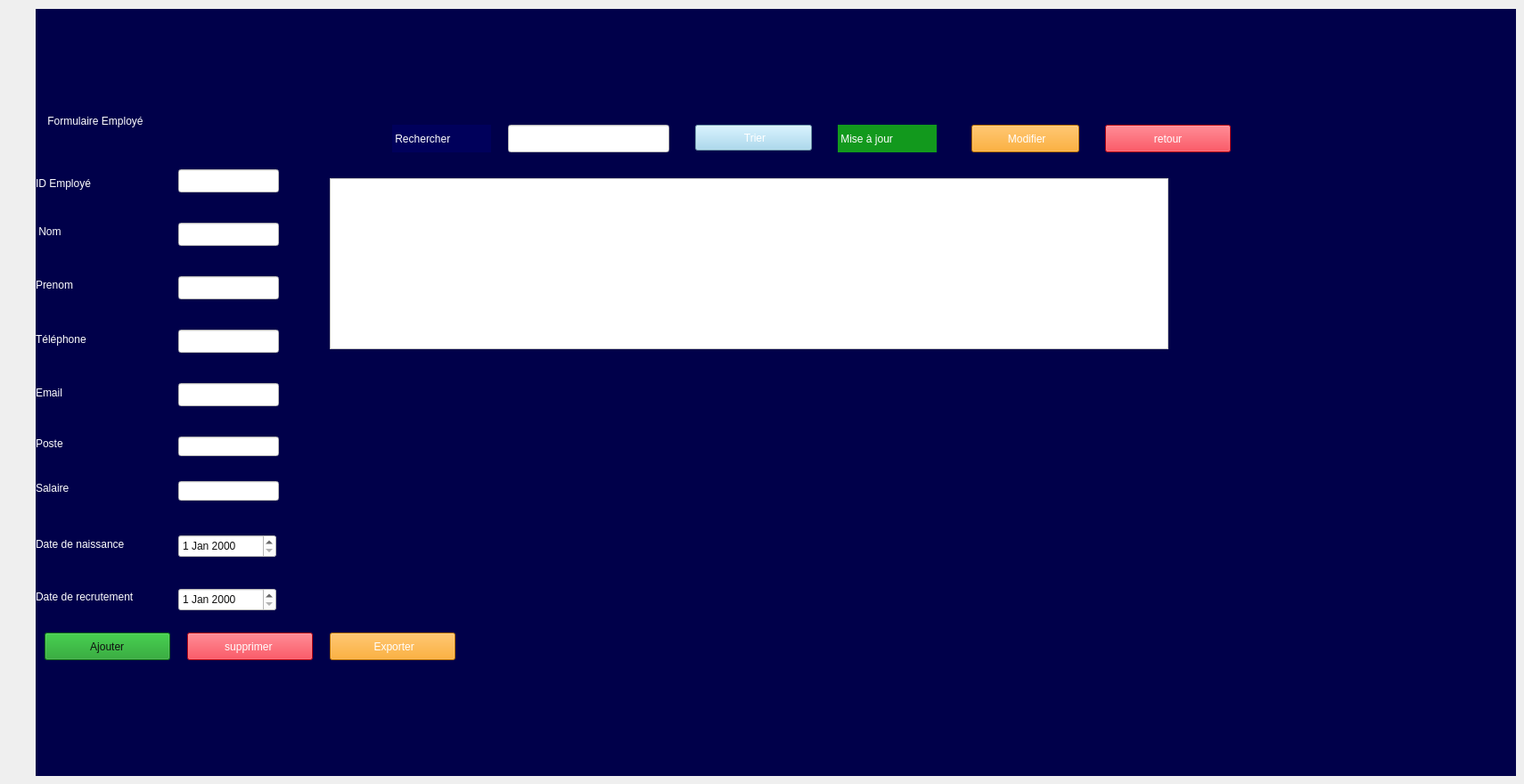
    <widget class="QWidget" name="menu_employe">
     <widget class="QStackedWidget" name="stackedWidget_2">
      <property name="geometry">
       <rect>
        <x>40</x>
        <y>10</y>
        <width>1661</width>
        <height>861</height>
       </rect>
      </property>
      <property name="styleSheet">
       <string notr="true">color: rgb(15, 15, 15);
background-color: rgb(0, 0, 74);</string>
      </property>
      <property name="currentIndex">
       <number>0</number>
      </property>
      <widget class="QWidget" name="page_4">
       <widget class="QLabel" name="label_22">
        <property name="geometry">
         <rect>
          <x>0</x>
          <y>240</y>
          <width>63</width>
          <height>20</height>
         </rect>
        </property>
        <property name="styleSheet">
         <string notr="true">color: rgb(255, 255, 255);
</string>
        </property>
        <property name="text">
         <string> Nom </string>
        </property>
       </widget>
       <widget class="QLabel" name="label_23">
        <property name="geometry">
         <rect>
          <x>0</x>
          <y>580</y>
          <width>181</width>
          <height>41</height>
         </rect>
        </property>
        <property name="styleSheet">
         <string notr="true">color: rgb(255, 255, 255);</string>
        </property>
        <property name="text">
         <string>Date de naissance </string>
        </property>
       </widget>
       <widget class="QLineEdit" name="lineEdit_8">
        <property name="geometry">
         <rect>
          <x>160</x>
          <y>300</y>
          <width>113</width>
          <height>26</height>
         </rect>
        </property>
        <property name="styleSheet">
         <string notr="true">color: rgb(15, 15, 15);
background-color: rgb(255, 255, 255);
</string>
        </property>
       </widget>
       <widget class="QLineEdit" name="lineEdit_recherche_2">
        <property name="geometry">
         <rect>
          <x>530</x>
          <y>130</y>
          <width>181</width>
          <height>31</height>
         </rect>
        </property>
        <property name="styleSheet">
         <string notr="true">color: rgb(15, 15, 15);
background-color: rgb(255, 255, 255);</string>
        </property>
       </widget>
       <widget class="QLineEdit" name="lineEdit_2">
        <property name="geometry">
         <rect>
          <x>160</x>
          <y>180</y>
          <width>113</width>
          <height>26</height>
         </rect>
        </property>
        <property name="styleSheet">
         <string notr="true">color: rgb(15, 15, 15);
background-color: rgb(255, 255, 255);</string>
        </property>
       </widget>
       <widget class="QLineEdit" name="lineEdit_email_2">
        <property name="geometry">
         <rect>
          <x>160</x>
          <y>420</y>
          <width>113</width>
          <height>26</height>
         </rect>
        </property>
        <property name="styleSheet">
         <string notr="true">color: rgb(15, 15, 15);
background-color: rgb(255, 255, 255);
</string>
        </property>
       </widget>
       <widget class="QLabel" name="label_24">
        <property name="geometry">
         <rect>
          <x>0</x>
          <y>410</y>
          <width>91</width>
          <height>41</height>
         </rect>
        </property>
        <property name="styleSheet">
         <string notr="true">color: rgb(255, 255, 255);
</string>
        </property>
        <property name="text">
         <string>Email  </string>
        </property>
       </widget>
       <widget class="QPushButton" name="pushButton_5">
        <property name="geometry">
         <rect>
          <x>10</x>
          <y>700</y>
          <width>141</width>
          <height>31</height>
         </rect>
        </property>
        <property name="styleSheet">
         <string notr="true"> background-color: rgb(18, 153, 29);</string>
        </property>
        <property name="text">
         <string> Ajouter </string>
        </property>
       </widget>
       <widget class="QLabel" name="label_25">
        <property name="geometry">
         <rect>
          <x>0</x>
          <y>300</y>
          <width>71</width>
          <height>20</height>
         </rect>
        </property>
        <property name="styleSheet">
         <string notr="true">color: rgb(255, 255, 255);
</string>
        </property>
        <property name="text">
         <string>Prenom</string>
        </property>
       </widget>
       <widget class="QLabel" name="label_26">
        <property name="geometry">
         <rect>
          <x>0</x>
          <y>170</y>
          <width>101</width>
          <height>51</height>
         </rect>
        </property>
        <property name="palette">
         <palette>
          <active>
           <colorrole role="WindowText">
            <brush brushstyle="SolidPattern">
             <color alpha="255">
              <red>255</red>
              <green>255</green>
              <blue>255</blue>
             </color>
            </brush>
           </colorrole>
           <colorrole role="Button">
            <brush brushstyle="SolidPattern">
             <color alpha="255">
              <red>0</red>
              <green>0</green>
              <blue>74</blue>
             </color>
            </brush>
           </colorrole>
           <colorrole role="Text">
            <brush brushstyle="SolidPattern">
             <color alpha="255">
              <red>255</red>
              <green>255</green>
              <blue>255</blue>
             </color>
            </brush>
           </colorrole>
           <colorrole role="ButtonText">
            <brush brushstyle="SolidPattern">
             <color alpha="255">
              <red>255</red>
              <green>255</green>
              <blue>255</blue>
             </color>
            </brush>
           </colorrole>
           <colorrole role="Base">
            <brush brushstyle="SolidPattern">
             <color alpha="255">
              <red>0</red>
              <green>0</green>
              <blue>74</blue>
             </color>
            </brush>
           </colorrole>
           <colorrole role="Window">
            <brush brushstyle="SolidPattern">
             <color alpha="255">
              <red>0</red>
              <green>0</green>
              <blue>74</blue>
             </color>
            </brush>
           </colorrole>
           <colorrole role="PlaceholderText">
            <brush brushstyle="SolidPattern">
             <color alpha="128">
              <red>255</red>
              <green>255</green>
              <blue>255</blue>
             </color>
            </brush>
           </colorrole>
          </active>
          <inactive>
           <colorrole role="WindowText">
            <brush brushstyle="SolidPattern">
             <color alpha="255">
              <red>255</red>
              <green>255</green>
              <blue>255</blue>
             </color>
            </brush>
           </colorrole>
           <colorrole role="Button">
            <brush brushstyle="SolidPattern">
             <color alpha="255">
              <red>0</red>
              <green>0</green>
              <blue>74</blue>
             </color>
            </brush>
           </colorrole>
           <colorrole role="Text">
            <brush brushstyle="SolidPattern">
             <color alpha="255">
              <red>255</red>
              <green>255</green>
              <blue>255</blue>
             </color>
            </brush>
           </colorrole>
           <colorrole role="ButtonText">
            <brush brushstyle="SolidPattern">
             <color alpha="255">
              <red>255</red>
              <green>255</green>
              <blue>255</blue>
             </color>
            </brush>
           </colorrole>
           <colorrole role="Base">
            <brush brushstyle="SolidPattern">
             <color alpha="255">
              <red>0</red>
              <green>0</green>
              <blue>74</blue>
             </color>
            </brush>
           </colorrole>
           <colorrole role="Window">
            <brush brushstyle="SolidPattern">
             <color alpha="255">
              <red>0</red>
              <green>0</green>
              <blue>74</blue>
             </color>
            </brush>
           </colorrole>
           <colorrole role="PlaceholderText">
            <brush brushstyle="SolidPattern">
             <color alpha="128">
              <red>255</red>
              <green>255</green>
              <blue>255</blue>
             </color>
            </brush>
           </colorrole>
          </inactive>
          <disabled>
           <colorrole role="WindowText">
            <brush brushstyle="SolidPattern">
             <color alpha="255">
              <red>255</red>
              <green>255</green>
              <blue>255</blue>
             </color>
            </brush>
           </colorrole>
           <colorrole role="Button">
            <brush brushstyle="SolidPattern">
             <color alpha="255">
              <red>0</red>
              <green>0</green>
              <blue>74</blue>
             </color>
            </brush>
           </colorrole>
           <colorrole role="Text">
            <brush brushstyle="SolidPattern">
             <color alpha="255">
              <red>255</red>
              <green>255</green>
              <blue>255</blue>
             </color>
            </brush>
           </colorrole>
           <colorrole role="ButtonText">
            <brush brushstyle="SolidPattern">
             <color alpha="255">
              <red>255</red>
              <green>255</green>
              <blue>255</blue>
             </color>
            </brush>
           </colorrole>
           <colorrole role="Base">
            <brush brushstyle="SolidPattern">
             <color alpha="255">
              <red>0</red>
              <green>0</green>
              <blue>74</blue>
             </color>
            </brush>
           </colorrole>
           <colorrole role="Window">
            <brush brushstyle="SolidPattern">
             <color alpha="255">
              <red>0</red>
              <green>0</green>
              <blue>74</blue>
             </color>
            </brush>
           </colorrole>
           <colorrole role="PlaceholderText">
            <brush brushstyle="SolidPattern">
             <color alpha="128">
              <red>255</red>
              <green>255</green>
              <blue>255</blue>
             </color>
            </brush>
           </colorrole>
          </disabled>
         </palette>
        </property>
        <property name="styleSheet">
         <string notr="true">color: rgb(255, 255, 255);</string>
        </property>
        <property name="text">
         <string>ID Employé  </string>
        </property>
       </widget>
       <widget class="QDateEdit" name="lineEdit_date_2">
        <property name="geometry">
         <rect>
          <x>160</x>
          <y>590</y>
          <width>110</width>
          <height>26</height>
         </rect>
        </property>
        <property name="styleSheet">
         <string notr="true">background-color: rgb(255, 255, 255);
color: rgb(15, 15, 15);
</string>
        </property>
       </widget>
       <widget class="QPushButton" name="ex_2">
        <property name="geometry">
         <rect>
          <x>330</x>
          <y>700</y>
          <width>141</width>
          <height>31</height>
         </rect>
        </property>
        <property name="styleSheet">
         <string notr="true">background-color: rgb(255, 255, 255);
color: rgb(255, 255, 255);
background-color: rgb(253, 154, 4);</string>
        </property>
        <property name="text">
         <string> Exporter</string>
        </property>
       </widget>
       <widget class="QLabel" name="mis_2">
        <property name="geometry">
         <rect>
          <x>900</x>
          <y>130</y>
          <width>111</width>
          <height>31</height>
         </rect>
        </property>
        <property name="styleSheet">
         <string notr="true">color: rgb(255, 255, 255);
background-color: rgb(255, 255, 255);
background-color: rgb(18, 153, 29);
</string>
        </property>
        <property name="text">
         <string> Mise à jour</string>
        </property>
       </widget>
       <widget class="QPushButton" name="btnSupprimer">
        <property name="geometry">
         <rect>
          <x>170</x>
          <y>700</y>
          <width>141</width>
          <height>31</height>
         </rect>
        </property>
        <property name="styleSheet">
         <string notr="true">color: rgb(255, 255, 255);
 
background-color: rgb(253, 7, 27);</string>
        </property>
        <property name="text">
         <string>supprimer </string>
        </property>
       </widget>
       <widget class="QLineEdit" name="lineEdit_4">
        <property name="geometry">
         <rect>
          <x>160</x>
          <y>240</y>
          <width>113</width>
          <height>26</height>
         </rect>
        </property>
        <property name="styleSheet">
         <string notr="true">color: rgb(15, 15, 15);
background-color: rgb(255, 255, 255);</string>
        </property>
       </widget>
       <widget class="QPushButton" name="btnModifie">
        <property name="geometry">
         <rect>
          <x>1050</x>
          <y>130</y>
          <width>121</width>
          <height>31</height>
         </rect>
        </property>
        <property name="styleSheet">
         <string notr="true">color: rgb(255, 255, 255);
 background-color: rgb(253, 154, 4);</string>
        </property>
        <property name="text">
         <string> Modifier</string>
        </property>
       </widget>
       <widget class="QLabel" name="label_27">
        <property name="geometry">
         <rect>
          <x>0</x>
          <y>350</y>
          <width>91</width>
          <height>41</height>
         </rect>
        </property>
        <property name="styleSheet">
         <string notr="true">color: rgb(255, 255, 255);</string>
        </property>
        <property name="text">
         <string>Téléphone </string>
        </property>
       </widget>
       <widget class="QLabel" name="label_28">
        <property name="geometry">
         <rect>
          <x>0</x>
          <y>650</y>
          <width>181</width>
          <height>20</height>
         </rect>
        </property>
        <property name="styleSheet">
         <string notr="true">color: rgb(255, 255, 255);</string>
        </property>
        <property name="text">
         <string>Date de recrutement </string>
        </property>
       </widget>
       <widget class="QLineEdit" name="lineEdit_tel_2">
        <property name="geometry">
         <rect>
          <x>160</x>
          <y>360</y>
          <width>113</width>
          <height>26</height>
         </rect>
        </property>
        <property name="styleSheet">
         <string notr="true">color: rgb(15, 15, 15);
background-color: rgb(255, 255, 255);
</string>
        </property>
       </widget>
       <widget class="QDateEdit" name="dateEdit_recrutement_2">
        <property name="geometry">
         <rect>
          <x>160</x>
          <y>650</y>
          <width>110</width>
          <height>26</height>
         </rect>
        </property>
        <property name="styleSheet">
         <string notr="true">background-color: rgb(255, 255, 255);
color: rgb(15, 15, 15);
</string>
        </property>
       </widget>
       <widget class="QPushButton" name="pushButton_12">
        <property name="geometry">
         <rect>
          <x>740</x>
          <y>130</y>
          <width>131</width>
          <height>29</height>
         </rect>
        </property>
        <property name="palette">
         <palette>
          <active>
           <colorrole role="WindowText">
            <brush brushstyle="SolidPattern">
             <color alpha="255">
              <red>255</red>
              <green>255</green>
              <blue>255</blue>
             </color>
            </brush>
           </colorrole>
           <colorrole role="Button">
            <brush brushstyle="SolidPattern">
             <color alpha="255">
              <red>154</red>
              <green>211</green>
              <blue>238</blue>
             </color>
            </brush>
           </colorrole>
           <colorrole role="Text">
            <brush brushstyle="SolidPattern">
             <color alpha="255">
              <red>255</red>
              <green>255</green>
              <blue>255</blue>
             </color>
            </brush>
           </colorrole>
           <colorrole role="ButtonText">
            <brush brushstyle="SolidPattern">
             <color alpha="255">
              <red>255</red>
              <green>255</green>
              <blue>255</blue>
             </color>
            </brush>
           </colorrole>
           <colorrole role="Base">
            <brush brushstyle="SolidPattern">
             <color alpha="255">
              <red>154</red>
              <green>211</green>
              <blue>238</blue>
             </color>
            </brush>
           </colorrole>
           <colorrole role="Window">
            <brush brushstyle="SolidPattern">
             <color alpha="255">
              <red>154</red>
              <green>211</green>
              <blue>238</blue>
             </color>
            </brush>
           </colorrole>
           <colorrole role="Highlight">
            <brush brushstyle="SolidPattern">
             <color alpha="255">
              <red>39</red>
              <green>191</green>
              <blue>115</blue>
             </color>
            </brush>
           </colorrole>
           <colorrole role="PlaceholderText">
            <brush brushstyle="SolidPattern">
             <color alpha="128">
              <red>255</red>
              <green>255</green>
              <blue>255</blue>
             </color>
            </brush>
           </colorrole>
          </active>
          <inactive>
           <colorrole role="WindowText">
            <brush brushstyle="SolidPattern">
             <color alpha="255">
              <red>255</red>
              <green>255</green>
              <blue>255</blue>
             </color>
            </brush>
           </colorrole>
           <colorrole role="Button">
            <brush brushstyle="SolidPattern">
             <color alpha="255">
              <red>154</red>
              <green>211</green>
              <blue>238</blue>
             </color>
            </brush>
           </colorrole>
           <colorrole role="Text">
            <brush brushstyle="SolidPattern">
             <color alpha="255">
              <red>255</red>
              <green>255</green>
              <blue>255</blue>
             </color>
            </brush>
           </colorrole>
           <colorrole role="ButtonText">
            <brush brushstyle="SolidPattern">
             <color alpha="255">
              <red>255</red>
              <green>255</green>
              <blue>255</blue>
             </color>
            </brush>
           </colorrole>
           <colorrole role="Base">
            <brush brushstyle="SolidPattern">
             <color alpha="255">
              <red>154</red>
              <green>211</green>
              <blue>238</blue>
             </color>
            </brush>
           </colorrole>
           <colorrole role="Window">
            <brush brushstyle="SolidPattern">
             <color alpha="255">
              <red>154</red>
              <green>211</green>
              <blue>238</blue>
             </color>
            </brush>
           </colorrole>
           <colorrole role="Highlight">
            <brush brushstyle="SolidPattern">
             <color alpha="255">
              <red>39</red>
              <green>191</green>
              <blue>115</blue>
             </color>
            </brush>
           </colorrole>
           <colorrole role="PlaceholderText">
            <brush brushstyle="SolidPattern">
             <color alpha="128">
              <red>255</red>
              <green>255</green>
              <blue>255</blue>
             </color>
            </brush>
           </colorrole>
          </inactive>
          <disabled>
           <colorrole role="WindowText">
            <brush brushstyle="SolidPattern">
             <color alpha="255">
              <red>255</red>
              <green>255</green>
              <blue>255</blue>
             </color>
            </brush>
           </colorrole>
           <colorrole role="Button">
            <brush brushstyle="SolidPattern">
             <color alpha="255">
              <red>154</red>
              <green>211</green>
              <blue>238</blue>
             </color>
            </brush>
           </colorrole>
           <colorrole role="Text">
            <brush brushstyle="SolidPattern">
             <color alpha="255">
              <red>255</red>
              <green>255</green>
              <blue>255</blue>
             </color>
            </brush>
           </colorrole>
           <colorrole role="ButtonText">
            <brush brushstyle="SolidPattern">
             <color alpha="255">
              <red>255</red>
              <green>255</green>
              <blue>255</blue>
             </color>
            </brush>
           </colorrole>
           <colorrole role="Base">
            <brush brushstyle="SolidPattern">
             <color alpha="255">
              <red>154</red>
              <green>211</green>
              <blue>238</blue>
             </color>
            </brush>
           </colorrole>
           <colorrole role="Window">
            <brush brushstyle="SolidPattern">
             <color alpha="255">
              <red>154</red>
              <green>211</green>
              <blue>238</blue>
             </color>
            </brush>
           </colorrole>
           <colorrole role="Highlight">
            <brush brushstyle="SolidPattern">
             <color alpha="255">
              <red>39</red>
              <green>191</green>
              <blue>115</blue>
             </color>
            </brush>
           </colorrole>
           <colorrole role="PlaceholderText">
            <brush brushstyle="SolidPattern">
             <color alpha="128">
              <red>255</red>
              <green>255</green>
              <blue>255</blue>
             </color>
            </brush>
           </colorrole>
          </disabled>
         </palette>
        </property>
        <property name="styleSheet">
         <string notr="true">
color: rgb(255, 255, 255);
background-color: rgb(154, 211, 238);</string>
        </property>
        <property name="text">
         <string> Trier</string>
        </property>
       </widget>
       <widget class="QLabel" name="label_29">
        <property name="geometry">
         <rect>
          <x>400</x>
          <y>130</y>
          <width>111</width>
          <height>31</height>
         </rect>
        </property>
        <property name="styleSheet">
         <string notr="true">background-color: rgb(255, 255, 255);
color: rgb(255, 255, 255);
background-color: rgb(0, 0, 91);
 
</string>
        </property>
        <property name="text">
         <string> Rechercher</string>
        </property>
       </widget>
       <widget class="QLabel" name="label_31">
        <property name="geometry">
         <rect>
          <x>10</x>
          <y>100</y>
          <width>181</width>
          <height>51</height>
         </rect>
        </property>
        <property name="palette">
         <palette>
          <active>
           <colorrole role="WindowText">
            <brush brushstyle="SolidPattern">
             <color alpha="255">
              <red>255</red>
              <green>255</green>
              <blue>255</blue>
             </color>
            </brush>
           </colorrole>
           <colorrole role="Button">
            <brush brushstyle="SolidPattern">
             <color alpha="255">
              <red>0</red>
              <green>0</green>
              <blue>74</blue>
             </color>
            </brush>
           </colorrole>
           <colorrole role="Text">
            <brush brushstyle="SolidPattern">
             <color alpha="255">
              <red>255</red>
              <green>255</green>
              <blue>255</blue>
             </color>
            </brush>
           </colorrole>
           <colorrole role="ButtonText">
            <brush brushstyle="SolidPattern">
             <color alpha="255">
              <red>255</red>
              <green>255</green>
              <blue>255</blue>
             </color>
            </brush>
           </colorrole>
           <colorrole role="Base">
            <brush brushstyle="SolidPattern">
             <color alpha="255">
              <red>0</red>
              <green>0</green>
              <blue>74</blue>
             </color>
            </brush>
           </colorrole>
           <colorrole role="Window">
            <brush brushstyle="SolidPattern">
             <color alpha="255">
              <red>0</red>
              <green>0</green>
              <blue>74</blue>
             </color>
            </brush>
           </colorrole>
           <colorrole role="PlaceholderText">
            <brush brushstyle="SolidPattern">
             <color alpha="128">
              <red>255</red>
              <green>255</green>
              <blue>255</blue>
             </color>
            </brush>
           </colorrole>
          </active>
          <inactive>
           <colorrole role="WindowText">
            <brush brushstyle="SolidPattern">
             <color alpha="255">
              <red>255</red>
              <green>255</green>
              <blue>255</blue>
             </color>
            </brush>
           </colorrole>
           <colorrole role="Button">
            <brush brushstyle="SolidPattern">
             <color alpha="255">
              <red>0</red>
              <green>0</green>
              <blue>74</blue>
             </color>
            </brush>
           </colorrole>
           <colorrole role="Text">
            <brush brushstyle="SolidPattern">
             <color alpha="255">
              <red>255</red>
              <green>255</green>
              <blue>255</blue>
             </color>
            </brush>
           </colorrole>
           <colorrole role="ButtonText">
            <brush brushstyle="SolidPattern">
             <color alpha="255">
              <red>255</red>
              <green>255</green>
              <blue>255</blue>
             </color>
            </brush>
           </colorrole>
           <colorrole role="Base">
            <brush brushstyle="SolidPattern">
             <color alpha="255">
              <red>0</red>
              <green>0</green>
              <blue>74</blue>
             </color>
            </brush>
           </colorrole>
           <colorrole role="Window">
            <brush brushstyle="SolidPattern">
             <color alpha="255">
              <red>0</red>
              <green>0</green>
              <blue>74</blue>
             </color>
            </brush>
           </colorrole>
           <colorrole role="PlaceholderText">
            <brush brushstyle="SolidPattern">
             <color alpha="128">
              <red>255</red>
              <green>255</green>
              <blue>255</blue>
             </color>
            </brush>
           </colorrole>
          </inactive>
          <disabled>
           <colorrole role="WindowText">
            <brush brushstyle="SolidPattern">
             <color alpha="255">
              <red>255</red>
              <green>255</green>
              <blue>255</blue>
             </color>
            </brush>
           </colorrole>
           <colorrole role="Button">
            <brush brushstyle="SolidPattern">
             <color alpha="255">
              <red>0</red>
              <green>0</green>
              <blue>74</blue>
             </color>
            </brush>
           </colorrole>
           <colorrole role="Text">
            <brush brushstyle="SolidPattern">
             <color alpha="255">
              <red>255</red>
              <green>255</green>
              <blue>255</blue>
             </color>
            </brush>
           </colorrole>
           <colorrole role="ButtonText">
            <brush brushstyle="SolidPattern">
             <color alpha="255">
              <red>255</red>
              <green>255</green>
              <blue>255</blue>
             </color>
            </brush>
           </colorrole>
           <colorrole role="Base">
            <brush brushstyle="SolidPattern">
             <color alpha="255">
              <red>0</red>
              <green>0</green>
              <blue>74</blue>
             </color>
            </brush>
           </colorrole>
           <colorrole role="Window">
            <brush brushstyle="SolidPattern">
             <color alpha="255">
              <red>0</red>
              <green>0</green>
              <blue>74</blue>
             </color>
            </brush>
           </colorrole>
           <colorrole role="PlaceholderText">
            <brush brushstyle="SolidPattern">
             <color alpha="128">
              <red>255</red>
              <green>255</green>
              <blue>255</blue>
             </color>
            </brush>
           </colorrole>
          </disabled>
         </palette>
        </property>
        <property name="styleSheet">
         <string notr="true">color: rgb(255, 255, 255);
font: italic 9pt &quot;Segoe UI&quot;;</string>
        </property>
        <property name="text">
         <string> Formulaire Employé</string>
        </property>
       </widget>
       <widget class="QTableView" name="tableView_2">
        <property name="geometry">
         <rect>
          <x>330</x>
          <y>190</y>
          <width>941</width>
          <height>192</height>
         </rect>
        </property>
        <property name="styleSheet">
         <string notr="true">color: rgb(15, 15, 15);
background-color: rgb(255, 255, 255);</string>
        </property>
       </widget>
       <widget class="QLabel" name="label_32">
        <property name="geometry">
         <rect>
          <x>0</x>
          <y>480</y>
          <width>49</width>
          <height>16</height>
         </rect>
        </property>
        <property name="styleSheet">
         <string notr="true">color: rgb(255, 255, 255);</string>
        </property>
        <property name="text">
         <string>Poste</string>
        </property>
       </widget>
       <widget class="QLineEdit" name="poste_2">
        <property name="geometry">
         <rect>
          <x>160</x>
          <y>480</y>
          <width>113</width>
          <height>22</height>
         </rect>
        </property>
        <property name="styleSheet">
         <string notr="true">color: rgb(15, 15, 15);
background-color: rgb(255, 255, 255);</string>
        </property>
       </widget>
       <widget class="QLineEdit" name="salaire_2">
        <property name="geometry">
         <rect>
          <x>160</x>
          <y>530</y>
          <width>113</width>
          <height>22</height>
         </rect>
        </property>
        <property name="styleSheet">
         <string notr="true">background-color: rgb(255, 255, 255);
color: rgb(15, 15, 15);
</string>
        </property>
       </widget>
       <widget class="QLabel" name="label_33">
        <property name="geometry">
         <rect>
          <x>0</x>
          <y>530</y>
          <width>49</width>
          <height>16</height>
         </rect>
        </property>
        <property name="styleSheet">
         <string notr="true">color: rgb(255, 255, 255);</string>
        </property>
        <property name="text">
         <string>Salaire</string>
        </property>
       </widget>
       <widget class="QPushButton" name="retour_6">
        <property name="geometry">
         <rect>
          <x>1200</x>
          <y>130</y>
          <width>141</width>
          <height>31</height>
         </rect>
        </property>
        <property name="styleSheet">
         <string notr="true">color: rgb(255, 255, 255);
background-color: rgb(253, 7, 27);
</string>
        </property>
        <property name="text">
         <string>retour</string>
        </property>
       </widget>
      </widget>
      <widget class="QWidget" name="page_5"/>
      <widget class="QWidget" name="page_6"/>
     </widget>
    </widget>
